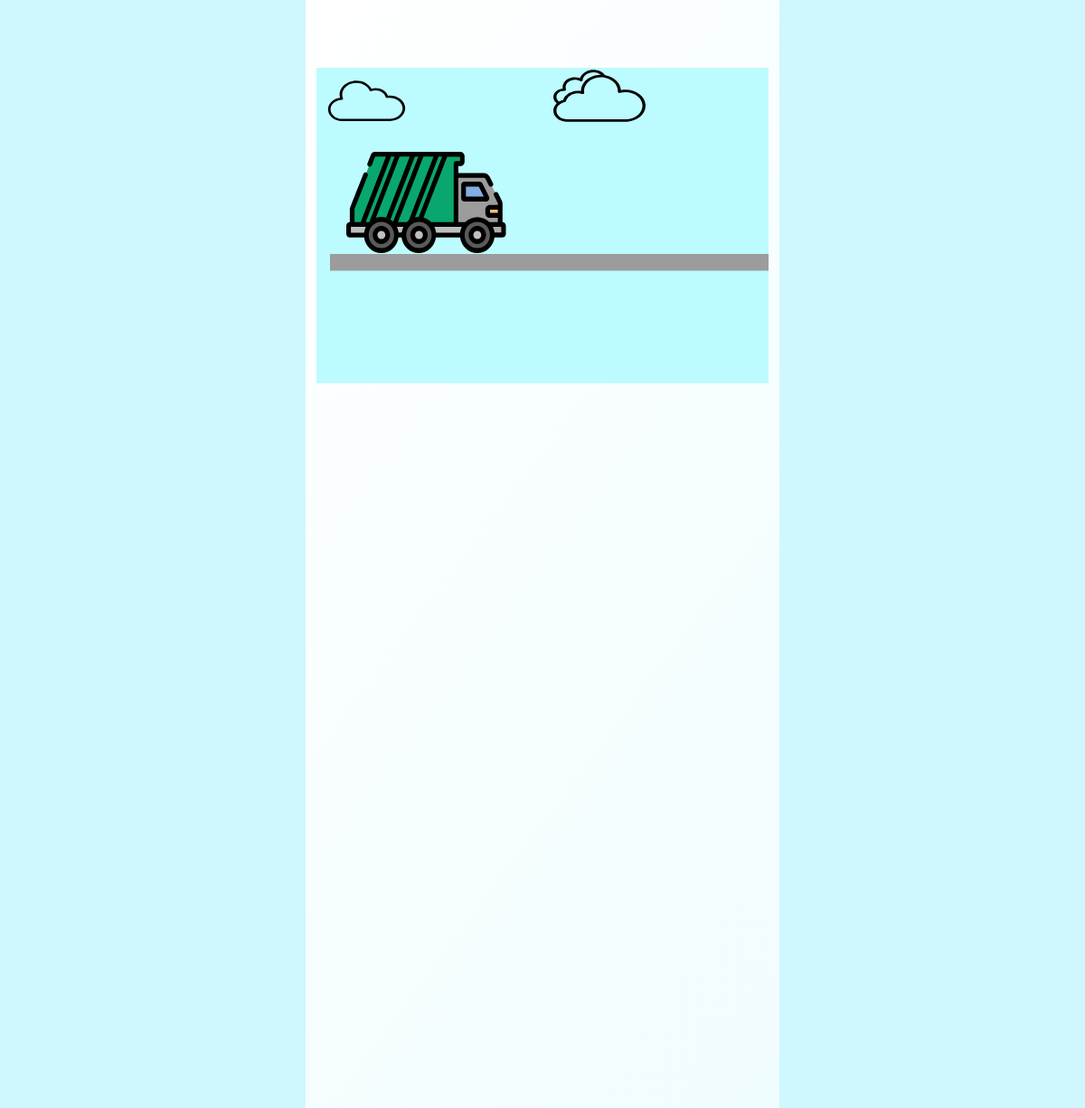
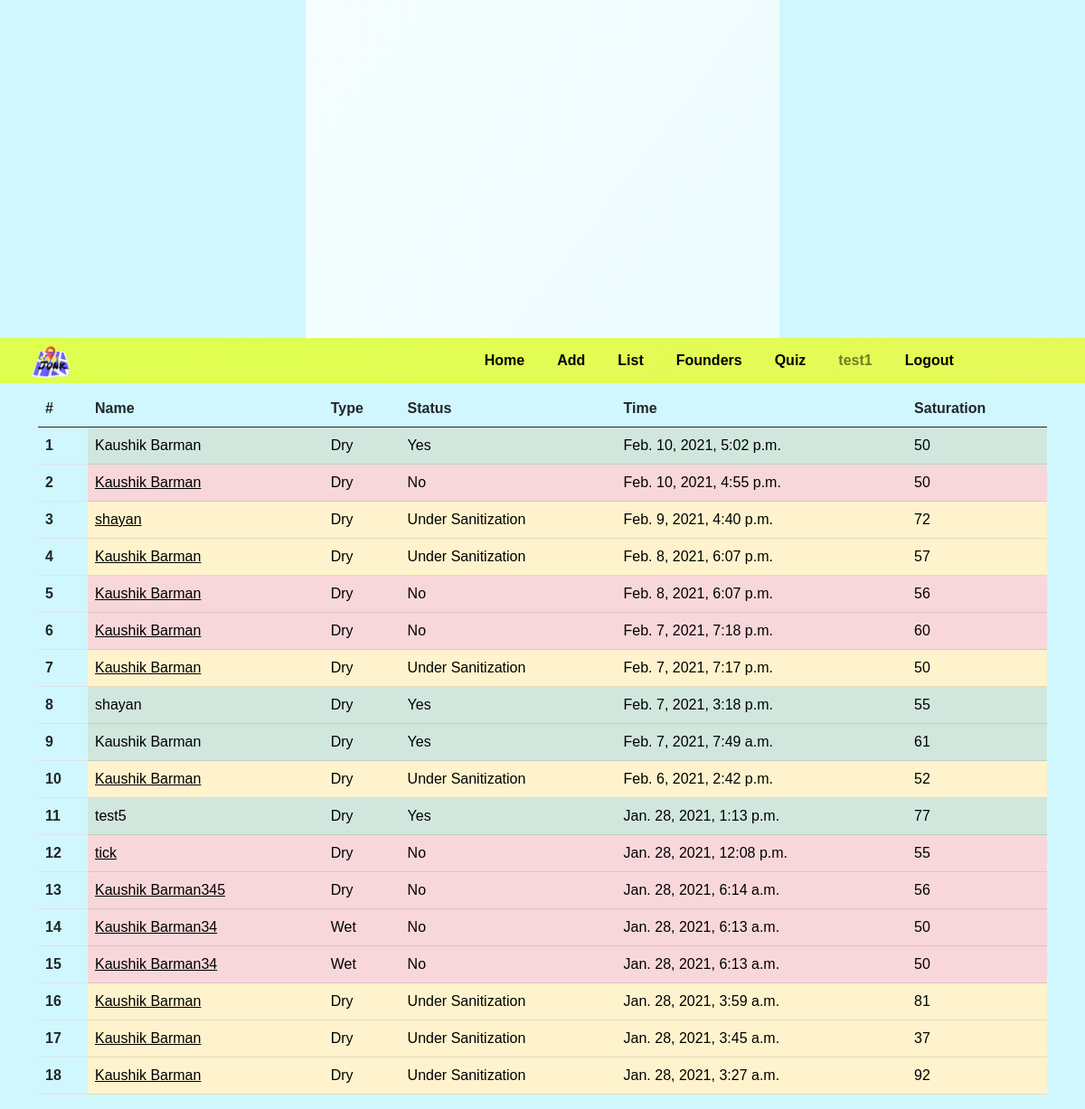
Screenshot of /list (signed in) with the database file from the repository (2 pictures, top to bottom).
### feed/models.py (models this page shows, shortened)
class Locations(models.Model):
    name = models.CharField(max_length=200)
    locator_user = models.ForeignKey(User,on_delete=models.CASCADE)
    locator_mail = models.CharField(max_length=200)
    sanitized = models .CharField(max_length=200, default="No")
    sanitizer_mail = models.CharField(max_length=200, blank = True, null=True)
    garbageType = models.CharField(max_length=50)
    coordinates_lat = models.CharField(max_length=200)
    coordinates_lng =models.CharField(max_length=200)
    saturation = models.CharField(max_length = 200)
    time = models.DateTimeField(auto_now_add=True)

### feed/views.py (the view)
# urls.py: path('list', views.list,name='list'),
def list(request):
    locations = Locations.objects.all().order_by("-time")
    context={
        "locations":locations
    }
    return render (request,'list_.html', context)

### templates/list_.html (shortened to what this page needs)
{% load static %}
<!DOCTYPE html>
<html lang="en">
<head>
    <link href="https://cdn.jsdelivr.net/npm/bootstrap@5.0.0-beta1/dist/css/bootstrap.min.css" rel="stylesheet">
    <link rel="stylesheet" href="{% static 'style_f.css' %}">
  </head>
<body>
  <div style="width: fit-content;
  height: 200vh;"  class="container-fluid loader">
</div>
<section id="nav-bar">
  <nav class="navbar navbar-expand-lg navbar-light bg-light">
    <div class="container-fluid">
      <a class="navbar-brand" href="#"><img src="{% static 'SanijunkFunky.png' %}" alt=""></a>
      <div class="collapse navbar-collapse" id="navbarSupportedContent">
        <ul style="margin-left: 35vw;" class="navbar-nav me-auto mb-2 mb-lg-0">
          <li class="nav-item">
            <a class="nav-link active" aria-current="page" href="{% url 'home' %}">Home</a>
          </li>
          <li class="nav-item">
            <a class="nav-link" href="{% url 'add_location' %}">Add</a>
          </li>
          <li class="nav-item">
            <a class="nav-link" href="{% url 'list' %}">List</a>
          </li>
          <li class="nav-item">
            <a class="nav-link" href="{% url 'founders' %}">Founders</a>
          </li>
          <li class="nav-item">
            <a class="nav-link" href="{% url 'quiz' %}">Quiz</a>
          </li>
          {% if request.user.is_authenticated  %}
          <li class="nav-item">
            <a style="opacity: .5;" class="nav-link" href="#">{{request.user.username}}</a>
          </li>
          <li class="nav-item">
            <a class="nav-link " href="{% url 'logout' %}" tabindex="-1" aria-disabled="true">Logout</a>
          </li>
          {% else %}
          <li class="nav-item">
            <a class="nav-link"  href="{% url 'signup_home' %}" tabindex="-1" aria-disabled="true">Login</a>
          </li>
          {% endif %}
        </ul>
      </div>
    </div>
  </nav>
  </section>
    <div class="container mt-2">
        <div class="table-responsive">
        <table class="table">
            <thead>
              <tr>
                <th scope="col">#</th>
                <th scope="col">Name</th>
                <th scope="col">Type</th>
                <th scope="col">Status</th>
                <th scope="col">Time</th>
                <th scope="col">Saturation</th>
              </tr>
            </thead>
            <tbody>
                {% for location in locations %}
                {% if location.sanitized == "Yes" %}
              <tr>
                <th scope="row">{{forloop.counter}}</th>
                <td class="table-success">{{location.name}}</td>
                <td class="table-success">{{location.garbageType}}</td>
                <td class="table-success">{{location.sanitized}}</td>
                <td class="table-success">{{location.time}}</td>
                <td class="table-success">{{location.saturation}}</td>
              </tr>
              {% endif %}
              {% if location.sanitized == "No" %}
              <tr>
                <th scope="row">{{forloop.counter}}</th>
                <td class="table-danger"><a href="{% url 'details' location.pk %}">{{location.name}}</a></td>
                <td class="table-danger">{{location.garbageType}}</td>
                <td class="table-danger">{{location.sanitized}}</td>
                <td class="table-danger">{{location.time}}</td>
                <td class="table-danger">{{location.saturation}}</td>
              </tr>
              {% endif %}
              {% if location.sanitized == "Under Sanitization" %}
              <tr>
                <th scope="row">{{forloop.counter}}</th>
                <td class="table-warning"><a href="{% url 'details' location.pk %}">{{location.name}}</a></td>
                <td class="table-warning">{{location.garbageType}}</td>
                <td class="table-warning">{{location.sanitized}}</td>
                <td class="table-warning">{{location.time}}</td>
                <td class="table-warning">{{location.saturation}}</td>
              </tr>
              {% endif %}
              {% endfor %}
            </tbody>
          </table>
        </div>
    </div>
</body>
</html>

### static/style_f.css (style rules this page uses)
* { margin: 0; padding: 0; }
a { color:black; }
body { font-family:sans-serif ; }
#nav-bar { position: sticky; top: 0; z-index: 10; }
.navbar { padding: 0 !important; }
.navbar { background: linear-gradient(318deg, #fbe872, #deff4f); background-size: 400% 400%; -webkit-animation: AnimationName 3s ease infinite; -moz-animation: AnimationName 3s ease infinite; animation: AnimationName 3s ease infinite; }
.navbar-brand img { height: 40px; padding-left: 20px; }
.navbar-nav li { padding:0 10px; }
.navbar-nav li a { color:#fff !important; font-weight:600; float: right; text-align: left; }
.navbar-nav li a { color: black !important; font-weight: 600; float: right; text-align: left; }

### templates/list_.html (style rules this page uses)
body { background: #d0f7fe; }
.loader { background: linear-gradient(307deg, #b6f3fe, #ffffff); background-size: 400% 400%; -webkit-animation: AnimationName 3s ease infinite; -moz-animation: AnimationName 3s ease infinite; animation: AnimationName 3s ease infinite; }

### rows the page displays
Locations: name "Kaushik Barman", garbageType "Dry", sanitized "Yes", time "Feb. 10, 2021, 5:02 p.m.", saturation "50"
Locations: name "Kaushik Barman", garbageType "Dry", sanitized "No", time "Feb. 10, 2021, 4:55 p.m.", saturation "50"
Locations: name "shayan", garbageType "Dry", sanitized "Under Sanitization", time "Feb. 9, 2021, 4:40 p.m.", saturation "72"
Locations: name "Kaushik Barman", garbageType "Dry", sanitized "Under Sanitization", time "Feb. 8, 2021, 6:07 p.m.", saturation "57"
Locations: name "Kaushik Barman", garbageType "Dry", sanitized "No", time "Feb. 8, 2021, 6:07 p.m.", saturation "56"
Locations: name "Kaushik Barman", garbageType "Dry", sanitized "No", time "Feb. 7, 2021, 7:18 p.m.", saturation "60"
Locations: name "Kaushik Barman", garbageType "Dry", sanitized "Under Sanitization", time "Feb. 7, 2021, 7:17 p.m.", saturation "50"
Locations: name "shayan", garbageType "Dry", sanitized "Yes", time "Feb. 7, 2021, 3:18 p.m.", saturation "55"
Locations: name "Kaushik Barman", garbageType "Dry", sanitized "Yes", time "Feb. 7, 2021, 7:49 a.m.", saturation "61"
Locations: name "Kaushik Barman", garbageType "Dry", sanitized "Under Sanitization", time "Feb. 6, 2021, 2:42 p.m.", saturation "52"
Locations: name "test5", garbageType "Dry", sanitized "Yes", time "Jan. 28, 2021, 1:13 p.m.", saturation "77"
Locations: name "tick", garbageType "Dry", sanitized "No", time "Jan. 28, 2021, 12:08 p.m.", saturation "55"
Locations: name "Kaushik Barman345", garbageType "Dry", sanitized "No", time "Jan. 28, 2021, 6:14 a.m.", saturation "56"
Locations: name "Kaushik Barman34", garbageType "Wet", sanitized "No", time "Jan. 28, 2021, 6:13 a.m.", saturation "50"
Locations: name "Kaushik Barman34", garbageType "Wet", sanitized "No", time "Jan. 28, 2021, 6:13 a.m.", saturation "50"
Locations: name "Kaushik Barman", garbageType "Dry", sanitized "Under Sanitization", time "Jan. 28, 2021, 3:59 a.m.", saturation "81"
Locations: name "Kaushik Barman", garbageType "Dry", sanitized "Under Sanitization", time "Jan. 28, 2021, 3:45 a.m.", saturation "37"
Locations: name "Kaushik Barman", garbageType "Dry", sanitized "Under Sanitization", time "Jan. 28, 2021, 3:27 a.m.", saturation "92"

### other values shown
{{ request.user.username }} "test1"
